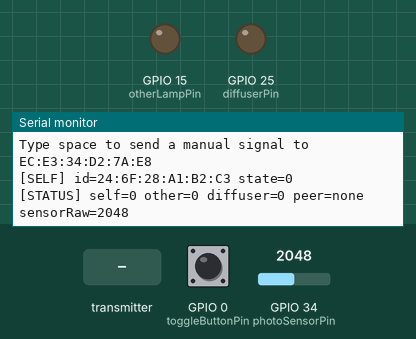
Bench run of a program on a simulated ESP32. Shown: output pins drawn as LEDs (lit = HIGH), the last lines printed to the serial monitor. Inputs (shaded band) come from the test bench; at power-on: GPIO 0 (toggleButtonPin) HIGH, GPIO 34 (photoSensorPin) = 2048 (analog values on the 0–4095 scale).

Above: at 1.7 s.
1.8 s: GPIO 0 (toggleButtonPin) pulled LOW for 0.15 s
At 1.99 s:
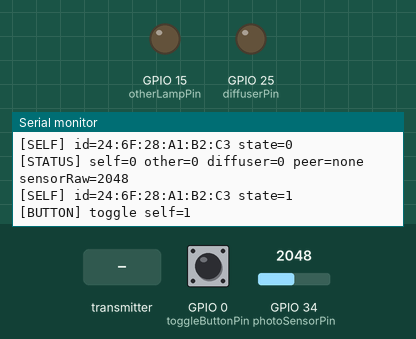
3.4 s: the transmitter starts sending msgType = 0
At 4.9 s:
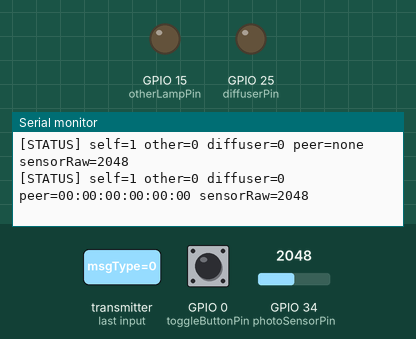
6.5 s: the transmitter starts sending senderMac.0 = 255
At 7.7 s:
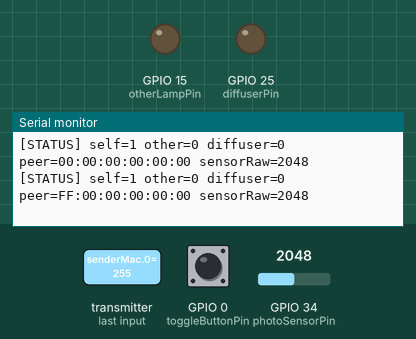
9.6 s: the transmitter starts sending senderMac.1 = 255
At 10.5 s:
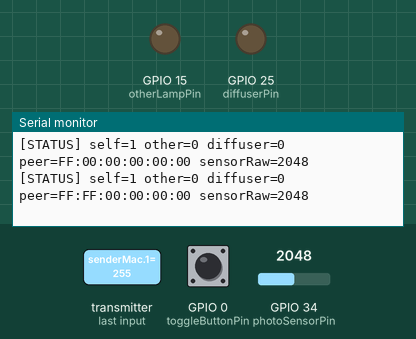
12.6 s: the transmitter starts sending senderMac.2 = 255
At 14.0 s:
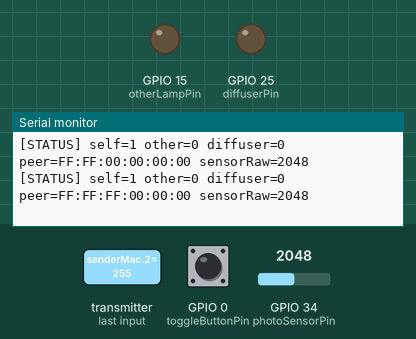
15.7 s: the transmitter starts sending senderMac.3 = 255
At 17.1 s:
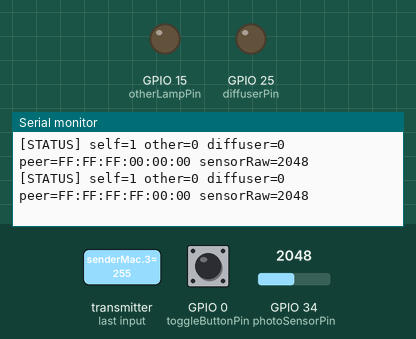

The program:

main.cpp
```cpp
#include <Arduino.h>
#include <WiFi.h>
#include <esp_now.h>
#include <esp_wifi.h>

const int photoSensorPin = 34;
const int diffuserPin = 25;
const int toggleButtonPin = 0;
const int otherLampPin = 15;

const int photoThreshold = 20;
const bool presenceActiveHigh = true;
const bool useButtonToggleSimulation = true;
const unsigned long sensorDebounceMs = 120;
const unsigned long helloIntervalMs = 2000;
const unsigned long statusIntervalMs = 1000;
const unsigned long peerTimeoutMs = 15000;
const unsigned long buttonDebounceMs = 40;
const char serialToggleChar = ' ';

const uint8_t diffuserChannel = 0;
const uint8_t fallbackPeerMac[6] = {0xEC, 0xE3, 0x34, 0xD2, 0x7A, 0xE8};
const uint16_t diffuserPwmFreq = 5000;
const uint8_t diffuserPwmRes = 8;
const uint8_t broadcastMac[6] = {0xFF, 0xFF, 0xFF, 0xFF, 0xFF, 0xFF};

struct EventRecord {
  String id;
  uint8_t state;
  unsigned long ts;
};

struct EspNowMessage {
  uint8_t msgType;
  uint32_t seq;
  uint8_t senderMac[6];
  uint8_t state;
};

enum MessageType : uint8_t {
  MSG_HELLO = 1,
  MSG_STATE = 2,
};

const size_t HISTORY_SIZE = 32;
EventRecord selfHistory[HISTORY_SIZE];
EventRecord othersHistory[HISTORY_SIZE];
size_t selfCount = 0;
size_t othersCount = 0;

bool pendingPresence = false;
bool stablePresence = false;
unsigned long pendingSinceMs = 0;
int lastButtonReading = HIGH;
int stableButtonState = HIGH;
unsigned long lastButtonChangeMs = 0;

uint8_t selfMac[6] = {0};
uint8_t peerMac[6] = {0};
bool peerKnown = false;
unsigned long lastPeerSeenMs = 0;
unsigned long lastHelloMs = 0;
unsigned long lastStatusMs = 0;
uint32_t selfSeq = 0;

String macToString(const uint8_t* mac) {
  char buf[18];
  snprintf(buf, sizeof(buf), "%02X:%02X:%02X:%02X:%02X:%02X",
           mac[0], mac[1], mac[2], mac[3], mac[4], mac[5]);
  return String(buf);
}

bool sameMac(const uint8_t* a, const uint8_t* b) {
  return memcmp(a, b, 6) == 0;
}

void pushHistory(EventRecord* history, size_t& count, const String& id, uint8_t state) {
  if (count < HISTORY_SIZE) {
    history[count++] = {id, state, millis()};
    return;
  }

  for (size_t i = 1; i < HISTORY_SIZE; ++i) {
    history[i - 1] = history[i];
  }
  history[HISTORY_SIZE - 1] = {id, state, millis()};
}

uint8_t latestSelfState() {
  return selfCount == 0 ? 0 : selfHistory[selfCount - 1].state;
}

uint8_t latestOthersState() {
  return othersCount == 0 ? 0 : othersHistory[othersCount - 1].state;
}

void applyDiffuserRule() {
  uint8_t outputValue = (latestSelfState() == 1 && latestOthersState() == 1) ? 255 : 0;
  ledcWrite(diffuserChannel, outputValue);

  // Light a separate lamp when the latest remote state is 1.
  digitalWrite(otherLampPin, latestOthersState() == 1 ? HIGH : LOW);
}

bool readPresenceRaw() {
  int raw = analogRead(photoSensorPin);
  if (presenceActiveHigh) {
    return raw >= photoThreshold;
  }
  return raw <= photoThreshold;
}

void addPeerIfNeeded(const uint8_t* mac) {
  if (esp_now_is_peer_exist(mac)) {
    return;
  }

  esp_now_peer_info_t peerInfo = {};
  memcpy(peerInfo.peer_addr, mac, 6);
  peerInfo.channel = 0;
  peerInfo.ifidx = WIFI_IF_STA;
  peerInfo.encrypt = false;
  esp_now_add_peer(&peerInfo);
}

void rememberPeer(const uint8_t* mac) {
  if (sameMac(mac, selfMac)) {
    return;
  }

  memcpy(peerMac, mac, 6);
  peerKnown = true;
  lastPeerSeenMs = millis();
  addPeerIfNeeded(mac);
}

void handleRemoteState(const uint8_t* senderMac, uint8_t state) {
  rememberPeer(senderMac);
  pushHistory(othersHistory, othersCount, macToString(senderMac), state);
  applyDiffuserRule();

  Serial.print("[OTHER] id=");
  Serial.print(macToString(senderMac));
  Serial.print(" state=");
  Serial.println(state);
}

void sendMessage(const uint8_t* destination, MessageType msgType, uint8_t state) {
  EspNowMessage msg = {};
  msg.msgType = static_cast<uint8_t>(msgType);
  msg.seq = ++selfSeq;
  memcpy(msg.senderMac, selfMac, 6);
  msg.state = state;
  esp_now_send(destination, reinterpret_cast<const uint8_t*>(&msg), sizeof(msg));
}

void sendHello() {
  sendMessage(broadcastMac, MSG_HELLO, latestSelfState());
}

void publishSelfEvent(uint8_t state) {
  pushHistory(selfHistory, selfCount, macToString(selfMac), state);
  applyDiffuserRule();

  Serial.print("[SELF] id=");
  Serial.print(macToString(selfMac));
  Serial.print(" state=");
  Serial.println(state);

  sendMessage(broadcastMac, MSG_STATE, state);
  if (peerKnown) {
    sendMessage(peerMac, MSG_STATE, state);
  }
}

void onDataSent(const uint8_t* macAddr, esp_now_send_status_t status) {
  (void)macAddr;
  (void)status;
}

void onDataRecv(const uint8_t* macAddr, const uint8_t* data, int dataLen) {
  if (dataLen != sizeof(EspNowMessage)) {
    return;
  }

  EspNowMessage msg;
  memcpy(&msg, data, sizeof(msg));

  if (sameMac(msg.senderMac, selfMac)) {
    return;
  }

  rememberPeer(msg.senderMac);

  if (msg.msgType == MSG_HELLO) {
    if (!peerKnown || sameMac(peerMac, msg.senderMac)) {
      sendMessage(peerMac, MSG_HELLO, latestSelfState());
    }
    return;
  }

  if (msg.msgType == MSG_STATE) {
    handleRemoteState(msg.senderMac, msg.state ? 1 : 0);
  }
}

void triggerManualSignal() {
  stablePresence = true;
  pendingPresence = true;
  pendingSinceMs = millis();
  rememberPeer(fallbackPeerMac);
  publishSelfEvent(1);
  sendMessage(fallbackPeerMac, MSG_STATE, 1);
  Serial.println("[SERIAL] manual signal sent");
}

void handleSerialInput() {
  while (Serial.available() > 0) {
    char c = Serial.read();
    if (c == serialToggleChar || c == 't' || c == 'T' || c == '1') {
      triggerManualSignal();
    }
  }
}

void updatePresenceState() {
  bool rawPresence = readPresenceRaw();
  unsigned long nowMs = millis();

  if (rawPresence != pendingPresence) {
    pendingPresence = rawPresence;
    pendingSinceMs = nowMs;
    return;
  }

  if ((nowMs - pendingSinceMs) >= sensorDebounceMs && stablePresence != pendingPresence) {
    stablePresence = pendingPresence;
    publishSelfEvent(stablePresence ? 1 : 0);
  }
}

void updateButtonToggle() {
  int reading = digitalRead(toggleButtonPin);
  unsigned long nowMs = millis();

  if (reading != lastButtonReading) {
    lastButtonReading = reading;
    lastButtonChangeMs = nowMs;
  }

  if ((nowMs - lastButtonChangeMs) < buttonDebounceMs) {
    return;
  }

  if (reading != stableButtonState) {
    stableButtonState = reading;

    // GPIO0 button is active low; toggle self state on single press.
    if (stableButtonState == LOW) {
      stablePresence = !stablePresence;
      pendingPresence = stablePresence;
      pendingSinceMs = nowMs;
      publishSelfEvent(stablePresence ? 1 : 0);

      Serial.print("[BUTTON] toggle self=");
      Serial.println(stablePresence ? 1 : 0);
    }
  }
}

void maintainPeerDiscovery() {
  unsigned long now = millis();

  if (now - lastHelloMs >= helloIntervalMs) {
    lastHelloMs = now;
    sendHello();
  }

  if (peerKnown && (now - lastPeerSeenMs) > peerTimeoutMs) {
    peerKnown = false;
    memset(peerMac, 0, sizeof(peerMac));
    othersCount = 0;
    applyDiffuserRule();
    Serial.println("[PEER] timed out");
  }
}

void printStatusPeriodically() {
  unsigned long now = millis();
  if (now - lastStatusMs < statusIntervalMs) {
    return;
  }
  lastStatusMs = now;

  int raw = analogRead(photoSensorPin);
  Serial.print("[STATUS] self=");
  Serial.print((int)latestSelfState());
  Serial.print(" other=");
  Serial.print((int)latestOthersState());
  Serial.print(" diffuser=");
  Serial.print((latestSelfState() == 1 && latestOthersState() == 1) ? 1 : 0);
  Serial.print(" peer=");
  Serial.print(peerKnown ? macToString(peerMac) : String("none"));
  Serial.print(" sensorRaw=");
  Serial.println(raw);
}

void setupEspNow() {
  WiFi.mode(WIFI_STA);
  WiFi.disconnect();
  esp_wifi_set_channel(1, WIFI_SECOND_CHAN_NONE);

  if (esp_now_init() != ESP_OK) {
    Serial.println("ESP-NOW init failed");
    while (true) {
      delay(1000);
    }
  }

  esp_now_register_send_cb(onDataSent);
  esp_now_register_recv_cb(onDataRecv);

  esp_now_peer_info_t broadcastPeer = {};
  memcpy(broadcastPeer.peer_addr, broadcastMac, 6);
  broadcastPeer.channel = 0;
  broadcastPeer.ifidx = WIFI_IF_STA;
  broadcastPeer.encrypt = false;
  if (!esp_now_is_peer_exist(broadcastMac)) {
    esp_now_add_peer(&broadcastPeer);
  }

  esp_now_peer_info_t fallbackPeer = {};
  memcpy(fallbackPeer.peer_addr, fallbackPeerMac, 6);
  fallbackPeer.channel = 0;
  fallbackPeer.ifidx = WIFI_IF_STA;
  fallbackPeer.encrypt = false;
  if (!esp_now_is_peer_exist(fallbackPeerMac)) {
    esp_now_add_peer(&fallbackPeer);
  }
}

void setup() {
  Serial.begin(115200);
  delay(500);

  pinMode(photoSensorPin, INPUT);
  pinMode(toggleButtonPin, INPUT_PULLUP);
  pinMode(otherLampPin, OUTPUT);
  digitalWrite(otherLampPin, LOW);
  ledcSetup(diffuserChannel, diffuserPwmFreq, diffuserPwmRes);
  ledcAttachPin(diffuserPin, diffuserChannel);
  ledcWrite(diffuserChannel, 0);

  analogReadResolution(12);
  setupEspNow();
  WiFi.macAddress(selfMac);

  Serial.print("Boot MAC=");
  Serial.println(macToString(selfMac));
  Serial.println("Type space to send a manual signal to EC:E3:34:D2:7A:E8");

  stablePresence = useButtonToggleSimulation ? false : readPresenceRaw();
  pendingPresence = stablePresence;
  pendingSinceMs = millis();
  publishSelfEvent(stablePresence ? 1 : 0);
  sendHello();
}

void loop() {
  handleSerialInput();
  maintainPeerDiscovery();
  if (useButtonToggleSimulation) {
    updateButtonToggle();
  } else {
    updatePresenceState();
  }
  applyDiffuserRule();
  printStatusPeriodically();
  delay(20);
}
```

Measured:
- after the input at 1.8 s, the serial monitor: prints a new line at once (image 1)
- after the input at 3.4 s, the serial monitor: prints a new line after 0.66 s (image 2)
- after the input at 6.5 s, the serial monitor: prints a new line after 0.60 s (image 3)
- after the input at 9.6 s, the serial monitor: prints a new line after 0.54 s (image 4)
- after the input at 12.6 s, the serial monitor: prints a new line after 0.59 s (image 5)
- after the input at 15.7 s, the serial monitor: prints a new line after 0.53 s (image 6)
